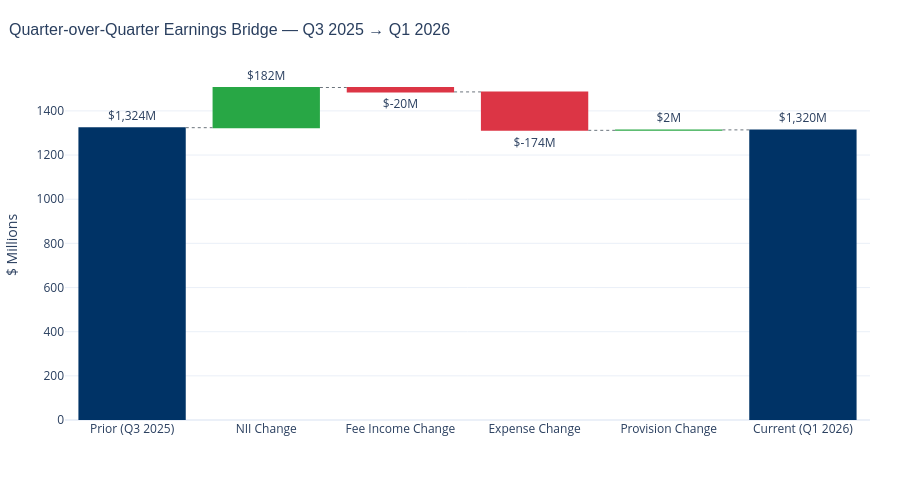

The code cell stored with this chart in its notebook:
### Code cell
# Visulatization: WATERFALL CHART (QoQ Earnings Bridge)
#
# This graph shows how we got from prior earnings to current earnings.
# Each bar = one line item's contribution to the change in segment earnings.
# This is the standard format for earnings presentations and board decks.
# It answers the CFO's question: "Where exactly did the $X variance come from?"
# Positive changes = green. Negative changes = red. Totals = navy blue.

# Decompose earnings change into its P&L drivers
bridge_items = {
    f'Prior ({prior["period_label"]})':     prior['earnings'],
    'NII Change':                            latest['net_interest_income'] - prior['net_interest_income'],
    'Fee Income Change':                     latest['noninterest_income']  - prior['noninterest_income'],
    # Expense increase = negative earnings impact, so we flip the sign
    'Expense Change':    -(latest['noninterest_expense']          - prior['noninterest_expense']),
    'Provision Change':  -(latest['provision_for_credit_losses']  - prior['provision_for_credit_losses']),
    f'Current ({latest["period_label"]})':  latest['earnings'],
}

# 'absolute' = standalone bar; 'relative' = stacked from running total; 'total' = grand total bar
measure = ['absolute', 'relative', 'relative', 'relative', 'relative', 'total']

fig_waterfall = go.Figure(go.Waterfall(
    name='Earnings Bridge',
    orientation='v',
    measure=measure,
    x=list(bridge_items.keys()),
    y=list(bridge_items.values()),
    text=[f'${v:,.0f}M' for v in bridge_items.values()],
    textposition='outside',
    increasing={'marker': {'color': '#28a745'}},
    decreasing={'marker': {'color': '#dc3545'}},
    totals={'marker':    {'color': '#003366'}},
    connector={'line':   {'color': '#6c757d', 'dash': 'dot', 'width': 1}}
))

fig_waterfall.update_layout(
    title=dict(
        text=f'Quarter-over-Quarter Earnings Bridge — '
             f'{prior["period_label"]} → {latest["period_label"]}',
        font=dict(size=16, family='Arial'),
        x=0.01
    ),
    yaxis_title='$ Millions',
    template='plotly_white',
    height=500,
    showlegend=False,
    margin=dict(l=60, r=30, t=70, b=80)
)
fig_waterfall.show()

### Figure 1 — Plotly figure (JSON) as saved in the notebook; plotly's stock layout.template omitted (floating-point values rounded to 4 significant figures)
{"data": [{"connector": {"line": {"color": "#6c757d", "dash": "dot", "width": 1}}, "decreasing": {"marker": {"color": "#dc3545"}}, "increasing": {"marker": {"color": "#28a745"}}, "measure": ["absolute", "relative", "relative", "relative", "relative", "total"], "name": "Earnings Bridge", "orientation": "v", "text": ["$1,324M", "$182M", "$-20M", "$-174M", "$2M", "$1,320M"], "textposition": "outside", "totals": {"marker": {"color": "#003366"}}, "type": "waterfall", "x": ["Prior (Q3 2025)", "NII Change", "Fee Income Change", "Expense Change", "Provision Change", "Current (Q1 2026)"], "y": [1324, 182, -20, -174, 2, 1320]}], "layout": {"height": 500, "margin": {"b": 80, "l": 60, "r": 30, "t": 70}, "showlegend": false, "title": {"font": {"family": "Arial", "size": 16}, "text": "Quarter-over-Quarter Earnings Bridge — Q3 2025 → Q1 2026", "x": 0.01}, "yaxis": {"title": {"text": "$ Millions"}}}}
